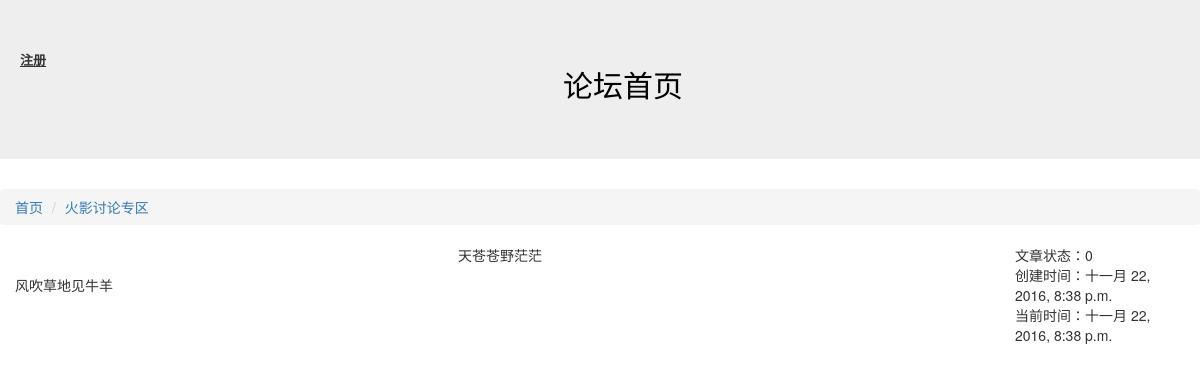
/article/detail/13, run on the app's committed database.
### article/models.py (models this page shows, shortened)
class Article(models.Model):
    owner = models.ForeignKey(User,verbose_name="作者")
    block = models.ForeignKey(Block,verbose_name="板块ID")
    title = models.CharField("文章标题",max_length=10)
    content = models.CharField("文章内容",max_length=10000)
    status = models.IntegerField("状态",choices=((0,"正常"),(-1,"关闭")))
    create_timestamp = models.DateTimeField("创建时间",auto_now_add =True)
    last_timestamp = models.DateTimeField("最后更新时间",auto_now=True)
    class Meta:
        verbose_name = "文章"
        verbose_name_plural = "文章"

### block/models.py (models this page shows, shortened)
class Block(models.Model):
    names = models.CharField("板块名称",max_length=100)
    desc = models.CharField("板块描述",max_length=100)
    manager_name = models.CharField("板块管理员名称",max_length=100)
    status = models.IntegerField("状态",choices=((0,"正常"),(-1,"关闭")))
    class Meta:
        verbose_name = "板块"
        verbose_name_plural = "板块配置"

### article/views.py (the view)
# urls.py: url(r'^detail/(?P<d_id>\d+)',detail),
def detail(request,d_id):
    d_id = int(d_id)
    article = Article.objects.get(id=d_id)
    return render(request,"detail.html",{"detail":article,})

### article/templates/detail.html
{% extends "base.html" %}
{% block content %}
<ol class="breadcrumb">
  <li ><a href="/">首页</a></li>
  <li class="active"><a href="/article/list/{{ detail.block.id }}">{{ detail.block.names }}</a></li>
</ol>
<div class="col-sm-10 control-label">
<div>
<center> <p> {{ detail.title }}  </p></center>
</div>
<div>
<p> {{ detail.content }} </p>
</div>
</div>
<div class="col-sm-2 control-label">
 <p>
 文章状态：{{ detail.status }}   </br>
 创建时间：{{ detail.create_timestamp }}   </br>
 当前时间：{{ detail.last_timestamp }}   </br>
 </p>
</div>
{% endblock %}

### data on the page
Article: block.names "火影讨论专区", title "天苍苍野茫茫", content "风吹草地见牛羊", status "0", create_timestamp "十一月 22, 2016, 8:38 p.m.", last_timestamp "十一月 22, 2016, 8:38 p.m."
